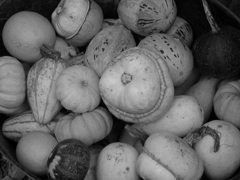
#> input picture images/Q4_a.png, 240 x 180 px
$ python q4.py
#> lines starting #> are read from the running program, lines starting #| are printed output that depends on the picture; after the words box and inside, x2 and y2 are one past the last pixel; in counts of white or black regions, pixels touching at a corner belong together
### CS484_hw1/q2_3.py
import numpy as np
import cv2
import matplotlib.pyplot as plt
import math


def create_histogram(image):
    # Create an empty histogram
    histogram = np.zeros(256, dtype=np.uint32)

    # Iterate over each pixel in the image
    for i in range(image.shape[0]):
        for j in range(image.shape[1]):
            # Increment the corresponding bin in the histogram
            histogram[image[i, j]] += 1

    return histogram


# [85 lines left out: functions visualize_histogram, calculate_cum_sum, equalize_histogram, apply_histogram_equalization, main, not called in this run]


# [2 lines that do not run on import are left out]

### CS484_hw1/q4.py
import numpy as np
import cv2
import matplotlib.pyplot as plt
import math

from q2_3 import create_histogram, visualize_histogram


def calculate_cum_sum(hist, value):
    cum_sum = np.zeros_like(hist)
    cum_sum[0] = hist[0]

    for i in range(1, 256):
        cum_sum[i] = cum_sum[i - 1] + hist[i] * math.pow(i, value)

    return cum_sum


# find the threshold t that minimizes the weighted sum of within-class variance for the two groups
# resulting from separating the gray levels at t
def otsu_threshold(image):
    # Compute histogram
    hist = create_histogram(image)

    # Normalize histogram
    sum_hist = np.sum(hist)
    hist = hist / sum_hist

    # Compute the cumulative sum of the normalized histogram
    P = calculate_cum_sum(hist, 0)

    # Compute the cumulative sum of the normalized histogram multiplied by the intensity
    P_times_i = calculate_cum_sum(hist, 1)

    # Compute the cumulative sum of the normalized histogram multiplied by the intensity squared
    P_times_i_squared = calculate_cum_sum(hist, 2)

    # Compute the cumulative mean
    mean = P_times_i[-1]

    # Compute the cumulative variance
    variance = P_times_i_squared[-1] - mean ** 2

    # Initialize variables
    threshold = 0
    max_variance = 0

    # Iterate through each intensity level
    for i in range(256):
        # Compute the probability of class 1
        P1 = P[i]

        # Compute the probability of class 2
        P2 = 1 - P1

        # Compute the mean of class 1
        mean1 = P_times_i[i] / P1

        # Compute the mean of class 2
        mean2 = (mean - P_times_i[i]) / P2

        # Compute the variance of class 1
        variance1 = P_times_i_squared[i] - mean1 ** 2

        # Compute the variance of class 2
        variance2 = (P_times_i_squared[-1] - P_times_i_squared[i]) - mean2 ** 2

        # Compute the within-class variance
        within_class_variance = P1 * variance1 + P2 * variance2

        # Compute the between-class variance
        between_class_variance = variance - within_class_variance

        # Update the threshold if the between-class variance is greater than the maximum variance
        if between_class_variance > max_variance:
            max_variance = between_class_variance
            threshold = i

    # Apply the threshold to the image
    binary_image = np.zeros_like(image)
    binary_image[image > threshold] = 255

    return binary_image


def main():
    # Read the images
    img1 = cv2.imread('../images/Q4_a.png', 0)
#> img1 is the input picture: shape (180, 240); min 0, max 202, mean 97.8
    img2 = cv2.imread('../images/Q4_b.png', 0)
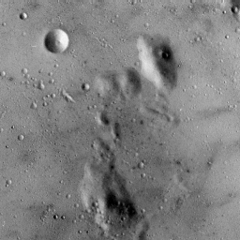
#> input picture images/Q4_b.png, 240 x 240 px
#> img2 is the input picture: shape (240, 240); min 0, max 247, mean 127.8

    # Apply Otsu's thresholding
    binary_image1 = otsu_threshold(img1)
#> in otsu_threshold, `hist = create_histogram(image)`: hist = 256 values, max 424 at index 116, min 0 at index 203, mean 168.8
#> in otsu_threshold, `sum_hist = np.sum(hist)`: sum_hist = 43200
#> in otsu_threshold, `hist = hist / sum_hist`: hist = 256 values, max 0.00981 at index 116, min 0 at index 203, mean 0.00391
#> after the loop in calculate_cum_sum, `for i in range(1, 256):`: cum_sum = 256 values from 0.00178 to 1
#> in otsu_threshold, `P_times_i = calculate_cum_sum(hist, 1)`: P_times_i = 256 values from 0.00178 to 97.82
#> in otsu_threshold, `P_times_i_squared = calculate_cum_sum(hist, 2)`: P_times_i_squared = 256 values from 0.00178 to 12122.4
#> in otsu_threshold, `mean = P_times_i[-1]`: mean = 97.82
#> in otsu_threshold, `variance = P_times_i_squared[-1] - mean ** 2`: variance = 2553.7
#> the loop in otsu_threshold, `for i in range(256):` made 256 passes
#> (P1, P2, mean1, mean2, variance1, variance2, within_class_variance, between_class_variance) on passes 1 to 11: (0.00178, 0.998, 1, 97.99, -0.998, 2519.8, 2515.3, 38.35), (0.00398, 0.996, 1, 98.21, -0.996, 2477.8, 2467.9, 85.74), (0.00627, 0.994, 1.37, 98.43, -1.85, 2434.2, 2418.9, 134.8), (0.0108, 0.989, 2.05, 98.87, -4.16, 2347.3, 2321.9, 231.8), (0.016, 0.984, 2.68, 99.37, -7.06, 2248.2, 2212, 341.7), (0.0214, 0.979, 3.26, 99.88, -10.38, 2145.3, 2099.2, 454.5), (0.0279, 0.972, 3.9, 100.5, -14.72, 2019.2, 1962.5, 591.2), (0.0344, 0.966, 4.49, 101.1, -19.35, 1890.9, 1825.1, 728.5), (0.0413, 0.959, 5.07, 101.8, -24.48, 1755.4, 1681.9, 871.8), (0.0478, 0.952, 5.61, 102.4, -29.65, 1625.8, 1546.7, 1006.9), (0.0538, 0.946, 6.1, 103, -34.8, 1504.4, 1421.6, 1132.1)
#> (P1, P2) on pass 77: (0.323, 0.677)
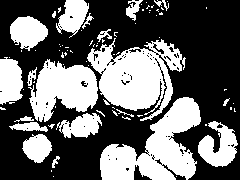
#> binary_image1: shape (180, 240); 40.1% white; 79 white regions (59 under 20 px), largest, box (x1, y1, x2, y2) and area: (87, 38, 186, 121) 4349, (100, 97, 201, 180) 4244, (28, 59, 98, 122) 2720
    binary_image2 = otsu_threshold(img2)
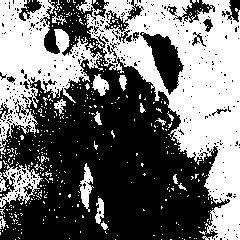
#> binary_image2: shape (240, 240); 44% white; 430 white regions (409 under 20 px), largest, box (x1, y1, x2, y2) and area: (76, 0, 240, 240) 15465, (0, 0, 103, 155) 6666, (0, 160, 43, 208) 754

    # Save the binary images
    cv2.imwrite('output_images/Q4_a_otsu.png', binary_image1)
    cv2.imwrite('output_images/Q4_b_otsu.png', binary_image2)


if __name__ == "__main__":
    main()
